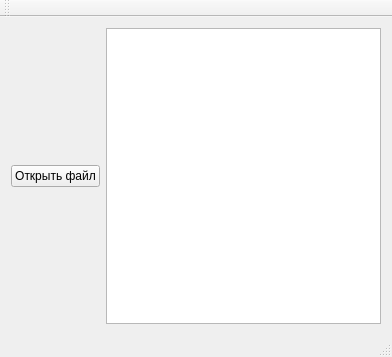
<?xml version="1.0" encoding="UTF-8"?>
<ui version="4.0">
 <class>MainWindow</class>
 <widget class="QMainWindow" name="MainWindow">
  <property name="geometry">
   <rect>
    <x>0</x>
    <y>0</y>
    <width>392</width>
    <height>357</height>
   </rect>
  </property>
  <property name="windowTitle">
   <string>MainWindow</string>
  </property>
  <widget class="QWidget" name="centralWidget">
   <layout class="QHBoxLayout" name="horizontalLayout_2">
    <item>
     <layout class="QHBoxLayout" name="horizontalLayout">
      <item>
       <widget class="QPushButton" name="startButton">
        <property name="text">
         <string>Открыть файл</string>
        </property>
       </widget>
      </item>
      <item>
       <widget class="QTableView" name="_tableView"/>
      </item>
     </layout>
    </item>
   </layout>
  </widget>
  <widget class="QMenuBar" name="menuBar">
   <property name="geometry">
    <rect>
     <x>0</x>
     <y>0</y>
     <width>392</width>
     <height>21</height>
    </rect>
   </property>
  </widget>
  <widget class="QToolBar" name="mainToolBar">
   <attribute name="toolBarArea">
    <enum>TopToolBarArea</enum>
   </attribute>
   <attribute name="toolBarBreak">
    <bool>false</bool>
   </attribute>
  </widget>
  <widget class="QStatusBar" name="statusBar"/>
 </widget>
 <layoutdefault spacing="6" margin="11"/>
 <resources/>
 <connections/>
</ui>
